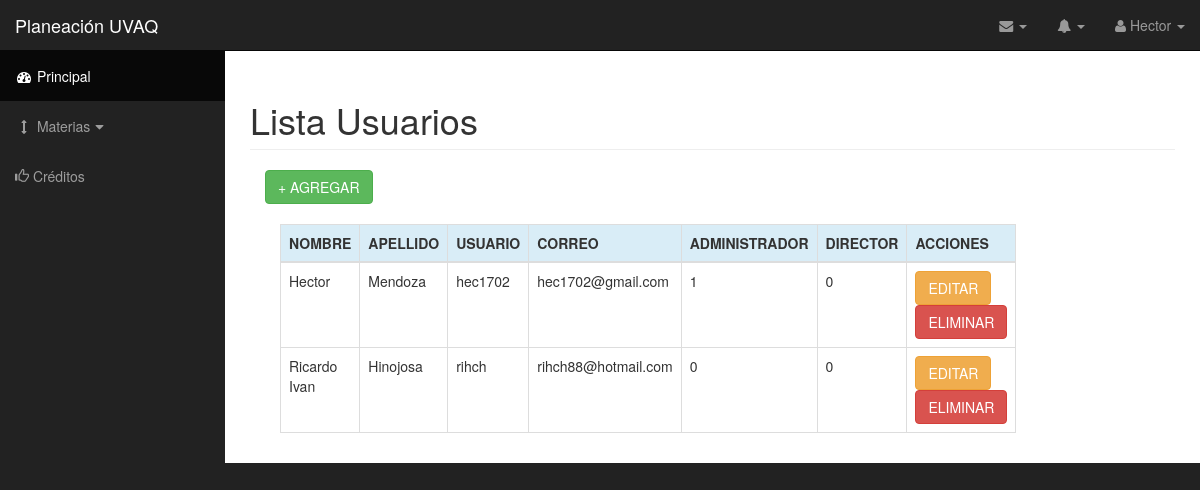
Before: /usuariosAdmin.php (signed in) with the older database file.
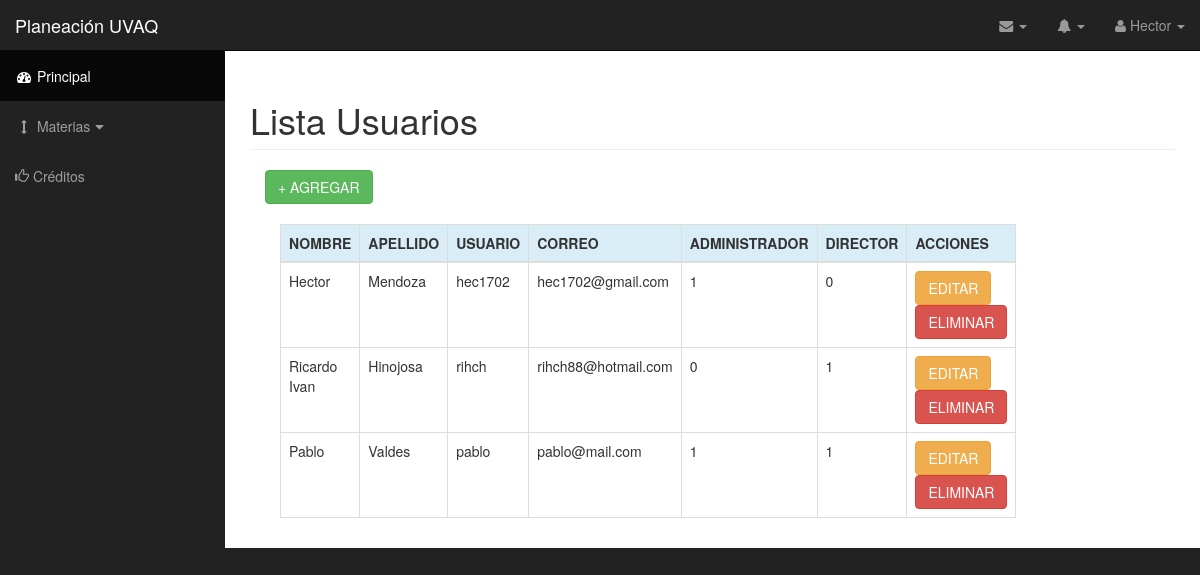
After: the same page with the newer database file.
### tables this page shows
CREATE TABLE `usuarios` (
  `id_usuario` int(11) NOT NULL,
  `usuario` varchar(20) NOT NULL,
  `nombre` varchar(40) NOT NULL,
  `apellido` varchar(40) NOT NULL,
  `pass` varchar(40) NOT NULL,
  `correo` varchar(50) NOT NULL,
  `grado_academ` varchar(50) NOT NULL,
  `formacion` varchar(40) NOT NULL,
  `admin` int(1) NOT NULL,
  `director` int(11) NOT NULL
);

### usuariosAdmin.php (the view, shortened to what this page needs)
<?php include('conect.php'); ?>
<!DOCTYPE html>
<html lang="en">
    <?php include('head.php'); ?>
    <body>
        <div id="wrapper">
            <nav class="navbar navbar-inverse navbar-fixed-top" role="navigation">
                <?php include("navbarHeader.php"); include("sidebar.php"); ?>
            </nav>
            <div id="page-wrapper">
                <div class="container-fluid table-responsive">
                    <h1 class="page-header">
                    Lista Usuarios
                    </h1>
                    <div class="col-md-12">
                        <?php
                        $sql = mysqli_query($link, "SELECT * FROM usuarios");
                        ?>
                        <a href="#agregarUsr" class="btn btn-success" data-toggle="modal">+ AGREGAR</a><br><br>
                        <div class="col-lg-10 col-md-10 col-sm-12 col-xs-12">
                            <table class="table table-hover table-bordered table-responsive">
                                <thead>
                                    <tr class="info">
                                        <th>NOMBRE</th>
                                        <th>APELLIDO</th>
                                        <th>USUARIO</th>
                                        <th>CORREO</th>
                                        <th>ADMINISTRADOR</th>
                                        <th>DIRECTOR</th>
                                        <th>ACCIONES</th>
                                    </tr>
                                </thead>
                                <tbody>
                                   <?php while ($row = mysqli_fetch_row($sql)) {
                                    ?>
                                    <tr>
                                        <td><?php echo $row[2]; ?></td>
                                        <td><?php echo $row[3]; ?></td>
                                        <td><?php echo $row[1]; ?></td>
                                        <td><?php echo $row[5]; ?></td>
                                        <td><?php echo $row[8]; ?></td>
                                        <td><?php echo $row[9]; ?></td>
                                        <td><input type="button" name="viewRef" id="<?php echo $row[0]; ?>" class="edit_data btn btn-warning" value="EDITAR"><a href="eliminarUsr.php?id_usuario=<?php echo $row[0]; ?>" class="btn btn btn-danger">ELIMINAR</a></td>
                                        </tr>
                                    <?php
                                    } ?>
                                </tbody>
                            </table>
                        </div>
                    </div>
                </div>
            </div>
        </div>
    </body>
</html>

### navbarHeader.php (shortened to what this page needs)
<?php
$sql = "SELECT nombre FROM usuarios WHERE id_usuario = $_SESSION[id_usuario]";
$res= @mysql_query($sql) or die(mysql_error());
$data = mysql_fetch_assoc($res);
?>
<div class="navbar-header">
    <a class="navbar-brand" href="index.php">Planeación UVAQ</a>
</div>
<ul class="nav navbar-right top-nav">
    <li class="dropdown">
        <a href="#" class="dropdown-toggle" data-toggle="dropdown"><i class="fa fa-envelope"></i> <b class="caret"></b></a>
    </li>
    <li class="dropdown">
        <a href="#" class="dropdown-toggle" data-toggle="dropdown"><i class="fa fa-bell"></i> <b class="caret"></b></a>
    </li>
    <li class="dropdown">
        <a href="#" class="dropdown-toggle" data-toggle="dropdown"><i class="fa fa-user"></i> <?php echo $data['nombre']; ?> <b class="caret"></b></a>
    </li>
</ul>

Changed rows visible on the page:
changed usuarios "Ricardo Ivan": director "0" → "1"
added usuarios: nombre "Pablo", apellido "Valdes", usuario "pablo", correo "pablo@mail.com", admin "1", director "1"
